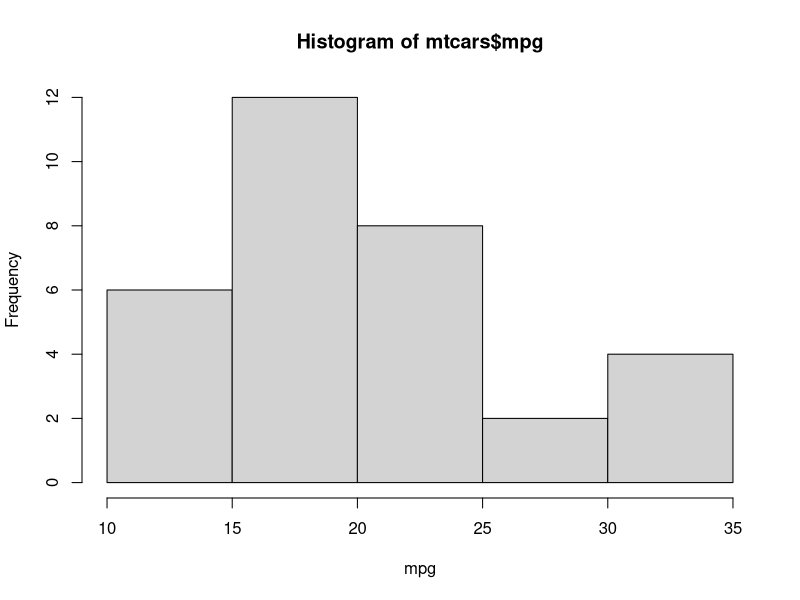
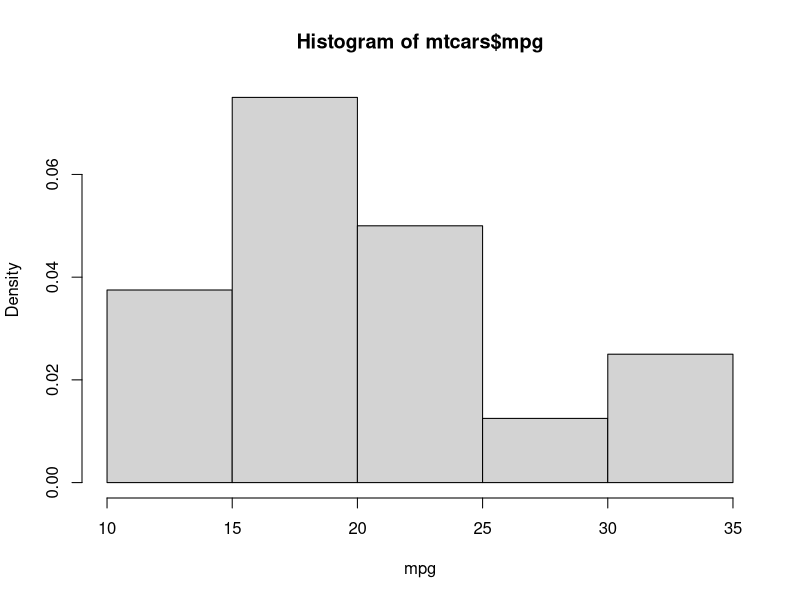
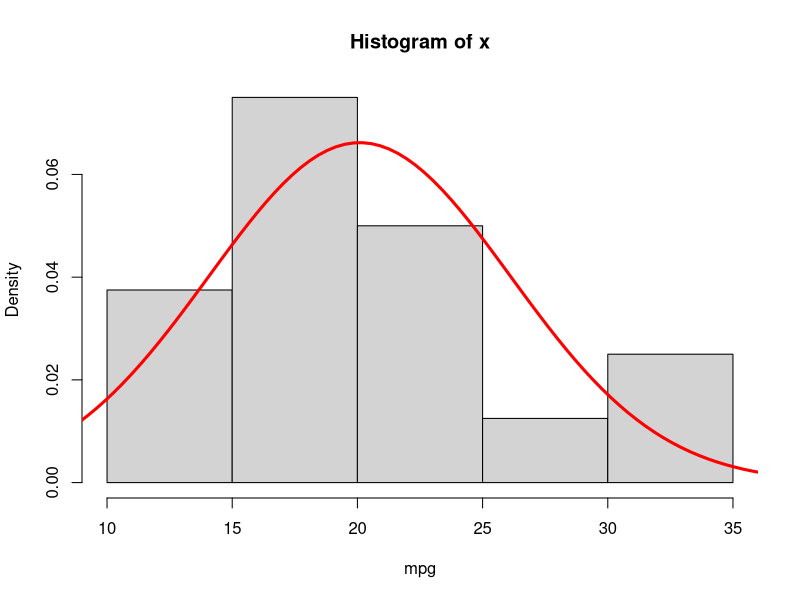
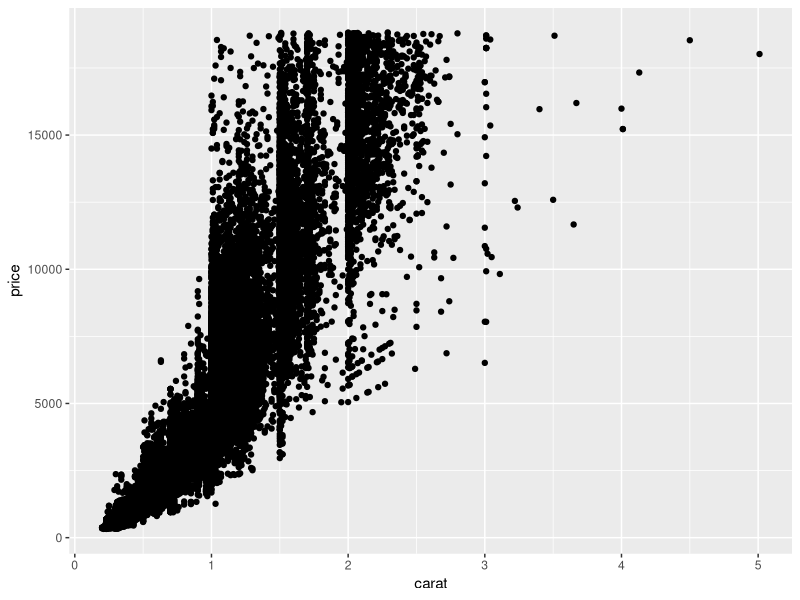
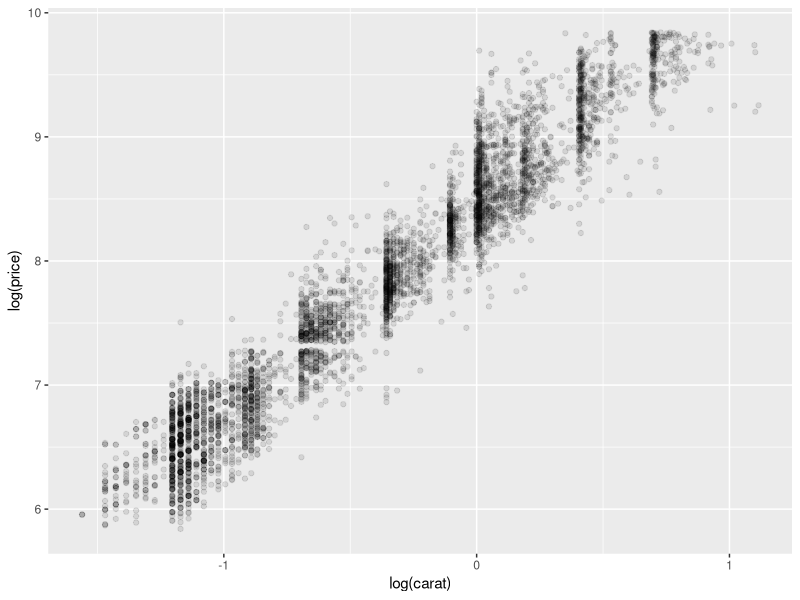
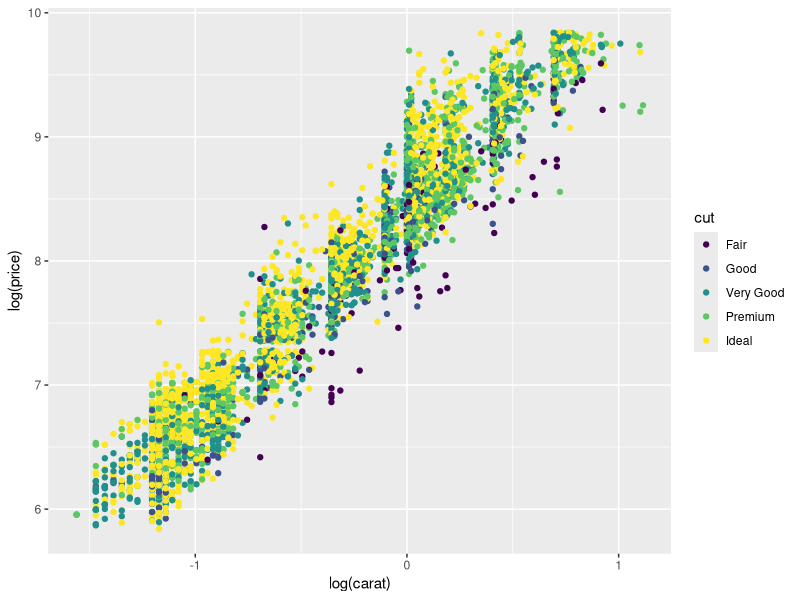
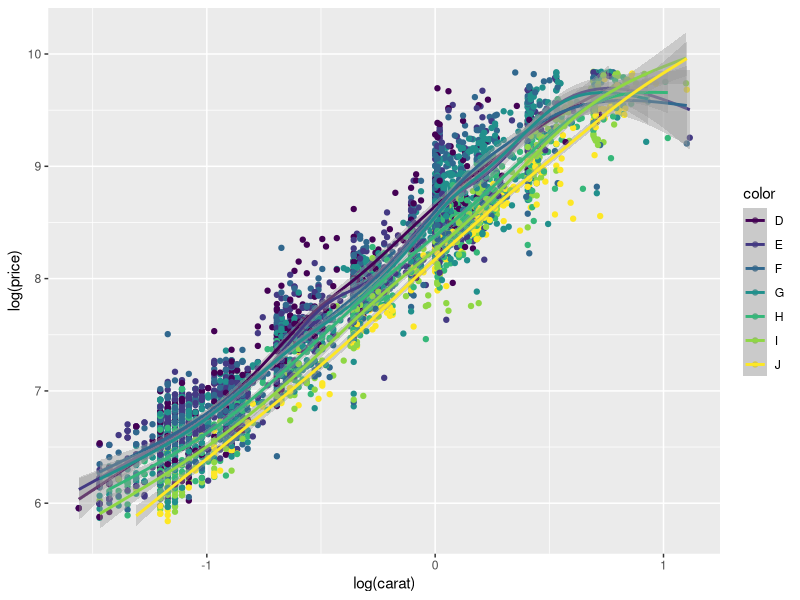
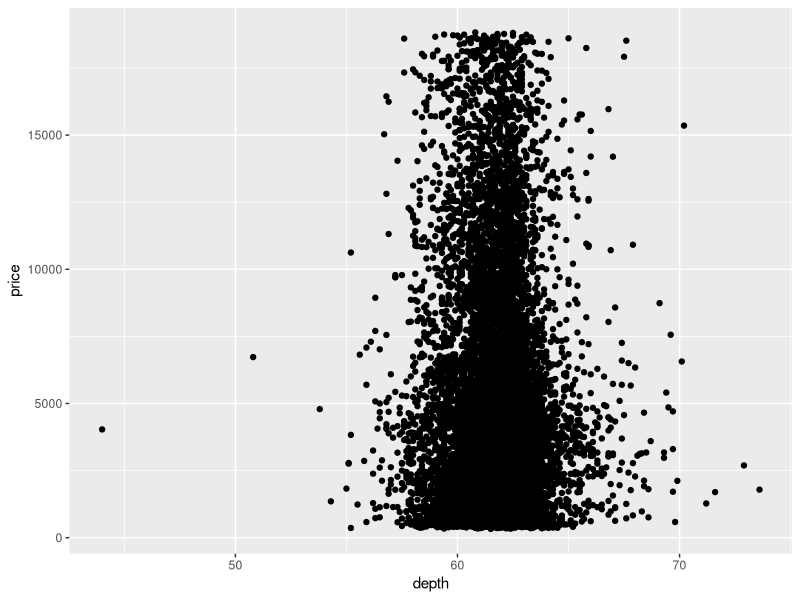

Write the R code that produced these figures, in order.
## ---- chunk 1
attach(mtcars)
mtcars
## ---- chunk 2
summary(mtcars$mpg)
## ---- chunk 3
hist(mtcars$mpg, xlab = "mpg")
## ---- chunk 4
length(mtcars$mpg[mtcars$mpg>10 & mtcars$mpg<=15])
length(mtcars$mpg[mtcars$mpg>15 & mtcars$mpg<=20])
length(mtcars$mpg[mtcars$mpg>20 & mtcars$mpg<=25])
length(mtcars$mpg[mtcars$mpg>25 & mtcars$mpg<=30])
length(mtcars$mpg[mtcars$mpg>30 & mtcars$mpg<=35])
## ---- chunk 5
hist(mtcars$mpg, xlab = "mpg", freq = F)
## ---- chunk 6
x = mtcars$mpg
hist(x, xlab="mpg", freq=F)
m = mean(mtcars$mpg)
s = sd(mtcars$mpg)
x = seq(5, 40, length.out=100)
y = dnorm(x, mean = m, sd = s)
lines(x, y, col="red", lwd=3)
## ---- chunk 7
library(ggplot2)
diamonds
## ---- chunk 8
nrow(diamonds)
## ---- chunk 9
qplot(carat, price, data=diamonds)
## ---- chunk 10
n = nrow(diamonds)
set.seed(100)
id = sample(1:n, size=5000, replace=FALSE)
small = diamonds[id,]
qplot(log(carat), log(price), data = small, alpha = I(1/10))
## ---- chunk 11
qplot(log(carat), log(price), data = small, color = cut)
## ---- chunk 12
qplot(log(carat), log(price), data = small, 
      color = color, 
      geom = c("point", "smooth"))
## ---- chunk 13
library(tidyverse)
data <- diamonds[sample(1:nrow(diamonds), 15000, replace = FALSE),]
## ---- chunk 14
data %>% 
    ggplot(aes(x = depth, y = price)) +
    geom_point()
## ---- chunk 15
data %>% 
    ggplot(aes(x = carat, y = price, color = color)) +
    geom_point() + 
    geom_smooth(method = "loess") + 
    facet_grid(.~color) + 
    labs(x = "Carat",
         y = "Price",
         title = "nonsense")
## ---- chunk 16
# very cluttered graph, not like minard's napoleon's march
data %>% 
    ggplot(aes(y = log(carat), x = log(price), color = factor(color))) + 
    geom_point() +
    geom_smooth(se = F) + 
    facet_grid(clarity~.)
## ---- chunk 17
library(tidyverse)
## ---- chunk 18
data = diamonds
cut = data['cut']
freq_table = data.frame(table(cut))

freq_table %>%
    ggplot(aes(x = "", y = Freq, fill = cut)) + 
    coord_polar("y", start = 0) + 
    geom_bar(stat = "identity", width = 1) +
    # theme_minimal() + 
    scale_fill_brewer(palette = "Set1")
    
